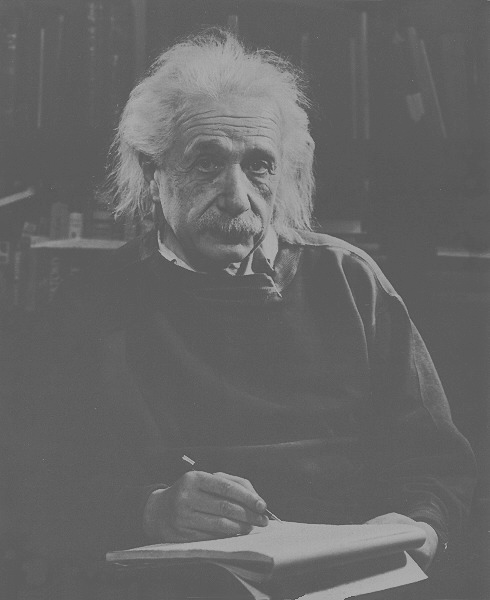
#> input picture mes essai/Fig0228(a).tif, 490 x 600 px, found by its file name
$ jupyter execute --allow-errors 'TP 2 - Histogrammes.ipynb'
#> lines starting #> are read from the running program, lines starting #| are printed output that depends on the picture
AISSI MED SALIM M2 IV 171731077785 ,https://github.com/sal1717lim/TAI

# TP à rendre 2 Egalisation d'histogrammes
Dans ce TP, nous aimerions améliorer le contraste d'images par deux méthodes. Une méthode d'expansion de la dynamique, et une méthode d'égalisaton d'histogramme. La première image à traiter est dans un fichier npy à loader. Le reste des images sont dans le même dossier.

[cell 1]
import numpy as np
import cv2
import matplotlib.pyplot as plt
import math

# Lire et afficher l'image à utiliser

#> (a cell that did not finish here is left out)

#> (a cell that did not finish here is left out)

### l'affichage de l'image se fait avec la fonction plt.imshow ,les parametres vmin et vmax doivent etre pecifier car la couleur est codée sur 8bits(1 octet) , sans c'est 2 parametres , la fonction attribura le blanc a l'intensité max et noir a l'intensité min

# Calculer les métriques sur l'image
1.	Calculer la moyenne de luminance de l’image.
2.	Donner la dynamique de l’image (intervalle [Lmin, Lmax]).
3.	Calculer le contraste de l’image.
4.	Calculer l’écart type des niveaux de gris de l’image.

#> (a cell that did not finish here is left out)

# Histogramme et histogramme cumulé
5.	Construire l’histogramme de cette image ainsi que son histogramme normalisé.
6.	Construire l’histogramme cumulé de cette image ainsi que son histogramme cumulé normalisé.

[cell 5]
#histogramme
def creerhist(image):
    histogramme = {}
    for i in range(256):
        histogramme[i] = 0

    for ligne in image:
        for colonne in ligne:
            histogramme[colonne] += 1
    return histogramme

#> (the rest of this cell did not finish here and is left out)

# Comparer votre implémentation aux fonctions de opencv

#> (a cell that did not finish here is left out)

## Remarque sur les differences:
### -dans un premier temp ,la methode cv.calculhist n'accepte pas de tableau numpy en parametre , pour palier a ca ,j'ai enregistré l'image avec cv.imwrite puis ,j'ai elu l'image pour que soie accepter par cv2.calculhist
### j'ai fait la sauvegarde de l'image sous le format jpg et png pour voir la difference

[cell 7]
imagepng=cv2.imread("image.png",0)
imagejpg=cv2.imread("image.jpg",0)
histg = cv2.calcHist([imagepng],[0],None,[256],[0,255])
#> histg = 256 values from 0 to 0
plt.bar([x for x in range(256)],[x[-1] for x in histg],width=1)
print("format png")
plt.show()
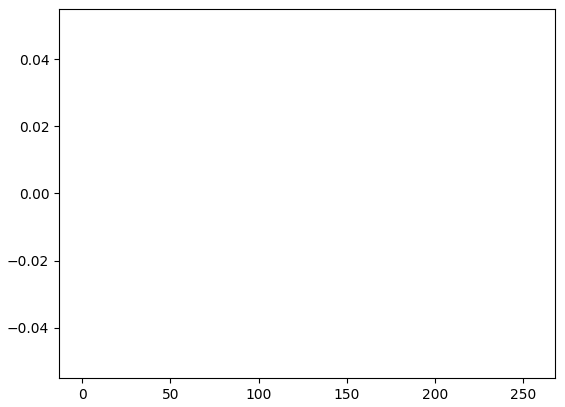
#> figure drawn by matplotlib, 1 panel
print("format jpg")
histg = cv2.calcHist([imagejpg],[0],None,[256],[0,255])
plt.bar([x for x in range(256)],[x[-1] for x in histg],width=1)
plt.show()
#> (the rest of this cell did not finish here and is left out)

## comparaison des 3 histogrammes:
#### - apres calcule des histogrammes des images jpg et png , nous remarquons une differences notable entre l'histogramme jpg et l'histogramme initiale, (nombre de repetition max =5 pour l'histogramme initiale , et max=6 pour l'histogramme jpg) mais aucune differences avec l'histogramme png
#### - supposition: cette differences est surment du a la compression jpg qui a fait une tres grande perte d'information

# 7.	Egalisation d'histogramme.

[cell 8]
def egalisation(image,H):
    e=np.zeros((image.shape[0],image.shape[1]))
    for i in range(image.shape[0]):
        for j in range(image.shape[1]):
            e[i][j]=round(H[image[i][j]]*255)
    return e
#> (the rest of this cell did not finish here and is left out)

[cell 9]
histogramme3={}
for i in range(256):
    histogramme3[i] = 0
#> (the rest of this cell did not finish here and is left out)

# Expansion de la dynamique et comparaison avec l'égalisation d'histogramme

[cell 10]
def etendre(image,vmax,vmin):
    resultat=np.zeros((image.shape[0],image.shape[1]))
    for i in range(image.shape[0]):
        for j in range(image.shape[1]):
            resultat[i][j]=round((255*(image[i][j]-vmin))/(vmax-vmin))
    return resultat
#> (the rest of this cell did not finish here and is left out)

[cell 11]
print("Histogramme avant Expansion de la dynamique:")
plt.subplot(211)
#> (the rest of this cell did not finish here and is left out)

[cell 12]
plt.subplot(131)
#> (the rest of this cell did not finish here and is left out)

# Améliorer le contraste des images données
améliorer le contraste des 3 images envoyées avec les méthodes implémentées precedemment.

## einstein

[cell 13]
einstein=cv2.imread("Fig0228(a).tif",0)
#> einstein is the input picture: shape (600, 490); min 74, max 178, mean 102.4
Hist_einstein=creerhist(einstein)
#> after the loop in creerhist, `for ligne in image:`: histogramme = 256 items
#> Hist_einstein = 256 items
#> (the rest of this cell did not finish here and is left out)

[cell 14]
plt.subplot(131)
plt.imshow(einstein,cmap='gray',vmin=0, vmax=255)
plt.subplot(132)
R1=etendre(einstein,np.amax(einstein),np.amin(einstein))
#> after the loop in etendre, `for i in range(image.shape[0]):`:
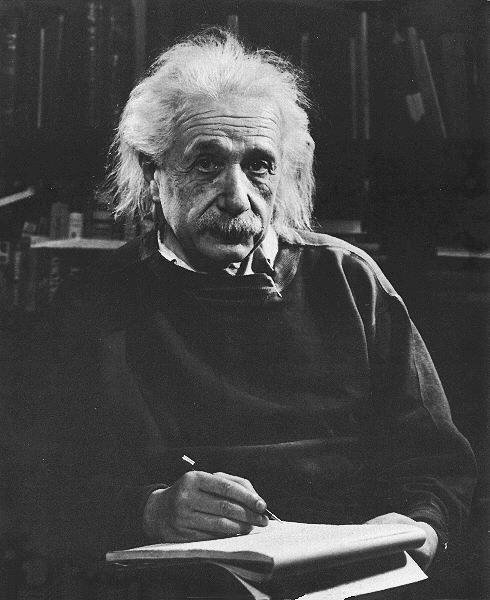
#> resultat: shape (600, 490) float64; min 0, max 255, mean 69.5
